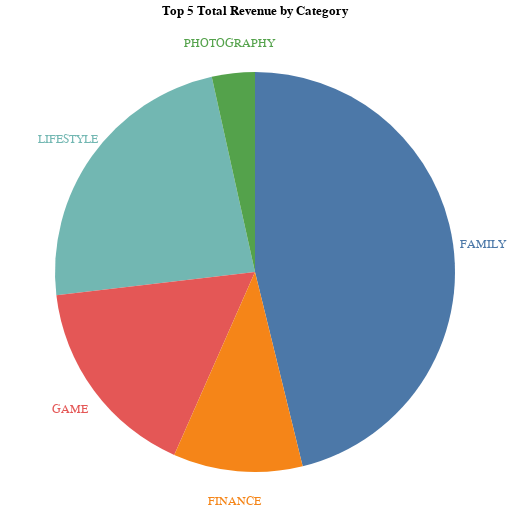

Here is the notebook cell this chart was saved with:
### Markdown cell above
#### Task 4 for Week 2 but it's a pie chart for top 5

### Code cell
df_sorted = categories.sort_values('Total_Revenue', ascending=False)[:5]

base = alt.Chart(df_sorted).encode(
    theta = alt.Theta('Total_Revenue:Q', stack=True),
    color = alt.Color('Category:N', legend = None),
    tooltip = ['Category', 'Total_Revenue']
).properties(
    width = 500,
    height = 500,
    title = {
        "text": 'Top 5 Total Revenue by Category'
    } 
)

pie = base.mark_arc(outerRadius = 200)
text = base.mark_text(radius = 230, size = 12).encode(text= 'Category:N')
pie+text

### Figure 1 — Vega-Lite specification as saved in the notebook (floating-point values rounded to 4 significant figures)
{"config": {"view": {"continuousWidth": 400, "continuousHeight": 300}}, "layer": [{"mark": {"type": "arc", "outerRadius": 200}, "encoding": {"color": {"field": "Category", "legend": null, "type": "nominal"}, "theta": {"field": "Total_Revenue", "stack": true, "type": "quantitative"}, "tooltip": [{"field": "Category", "type": "nominal"}, {"field": "Total_Revenue", "type": "quantitative"}]}, "height": 500, "title": {"text": "Top 5 Total Revenue by Category"}, "width": 500}, {"mark": {"type": "text", "radius": 230, "size": 12}, "encoding": {"color": {"field": "Category", "legend": null, "type": "nominal"}, "text": {"field": "Category", "type": "nominal"}, "theta": {"field": "Total_Revenue", "stack": true, "type": "quantitative"}, "tooltip": [{"field": "Category", "type": "nominal"}, {"field": "Total_Revenue", "type": "quantitative"}]}, "height": 500, "title": {"text": "Top 5 Total Revenue by Category"}, "width": 500}], "data": {"name": "data-3fd0619e76558f7381cb42dea947b8dd"}, "$schema": "https://vega.github.io/schema/vega-lite/v4.17.0.json", "datasets": {"data-3fd0619e76558f7381cb42dea947b8dd": [{"Category": "FAMILY", "Total_Installs": 4427941505, "Total_Price": 2400.0, "Total_Revenue": 113700000.0}, {"Category": "LIFESTYLE", "Total_Installs": 503823539, "Total_Price": 2361.0, "Total_Revenue": 57580000.0}, {"Category": "GAME", "Total_Installs": 13878924415, "Total_Price": 284.3, "Total_Revenue": 40690000.0}, {"Category": "FINANCE", "Total_Installs": 455348734, "Total_Price": 2901.0, "Total_Revenue": 25730000.0}, {"Category": "PHOTOGRAPHY", "Total_Installs": 4649147655, "Total_Price": 118.3, "Total_Revenue": 8548000.0}]}}
